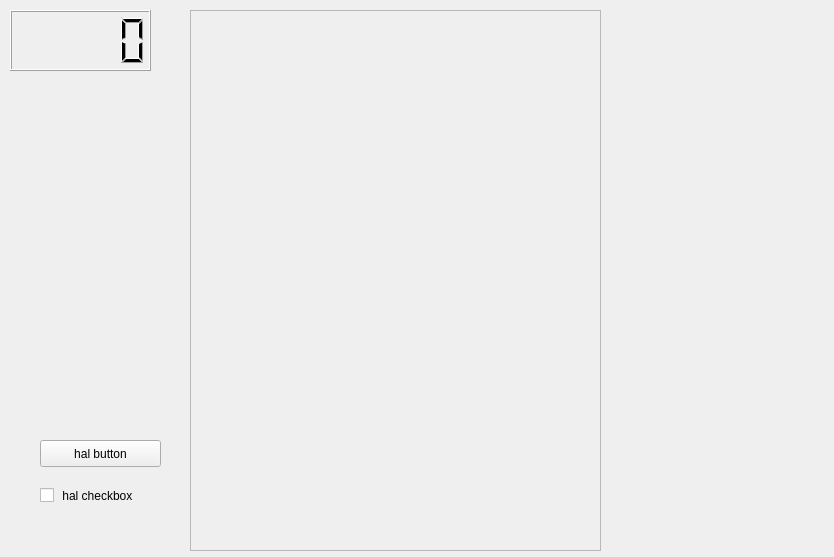
<?xml version="1.0" encoding="UTF-8"?>
<ui version="4.0">
 <class>Form</class>
 <widget class="QWidget" name="Form">
  <property name="geometry">
   <rect>
    <x>0</x>
    <y>0</y>
    <width>834</width>
    <height>557</height>
   </rect>
  </property>
  <property name="windowTitle">
   <string>Form</string>
  </property>
  <widget class="QFrame" name="frame">
   <property name="geometry">
    <rect>
     <x>190</x>
     <y>10</y>
     <width>411</width>
     <height>541</height>
    </rect>
   </property>
   <property name="frameShape">
    <enum>QFrame::StyledPanel</enum>
   </property>
   <property name="frameShadow">
    <enum>QFrame::Raised</enum>
   </property>
   <widget class="Graphics" name="graphics">
    <property name="geometry">
     <rect>
      <x>40</x>
      <y>60</y>
      <width>371</width>
      <height>391</height>
     </rect>
    </property>
   </widget>
  </widget>
  <widget class="Lcnc_PushButton" name="lncpushbutton">
   <property name="geometry">
    <rect>
     <x>40</x>
     <y>440</y>
     <width>121</width>
     <height>27</height>
    </rect>
   </property>
   <property name="text">
    <string>hal button</string>
   </property>
  </widget>
  <widget class="Lcnc_CheckBox" name="lnccheckbox">
   <property name="geometry">
    <rect>
     <x>40</x>
     <y>480</y>
     <width>121</width>
     <height>31</height>
    </rect>
   </property>
   <property name="text">
    <string> hal checkbox</string>
   </property>
  </widget>
  <widget class="Lcnc_LCDNumber" name="lnclcdnumber">
   <property name="geometry">
    <rect>
     <x>10</x>
     <y>10</y>
     <width>141</width>
     <height>61</height>
    </rect>
   </property>
  </widget>
 </widget>
 <customwidgets>
  <customwidget>
   <class>Graphics</class>
   <extends>QWidget</extends>
   <header>linuxcnc_qt_widgets.graphics</header>
  </customwidget>
  <customwidget>
   <class>Lcnc_LCDNumber</class>
   <extends>QLCDNumber</extends>
   <header>qtvcp_widgets.simple_widgets</header>
  </customwidget>
  <customwidget>
   <class>Lcnc_CheckBox</class>
   <extends>QCheckBox</extends>
   <header>qtvcp_widgets.simple_widgets</header>
  </customwidget>
  <customwidget>
   <class>Lcnc_PushButton</class>
   <extends>QPushButton</extends>
   <header>qtvcp_widgets.simple_widgets</header>
  </customwidget>
 </customwidgets>
 <resources/>
 <connections/>
</ui>
